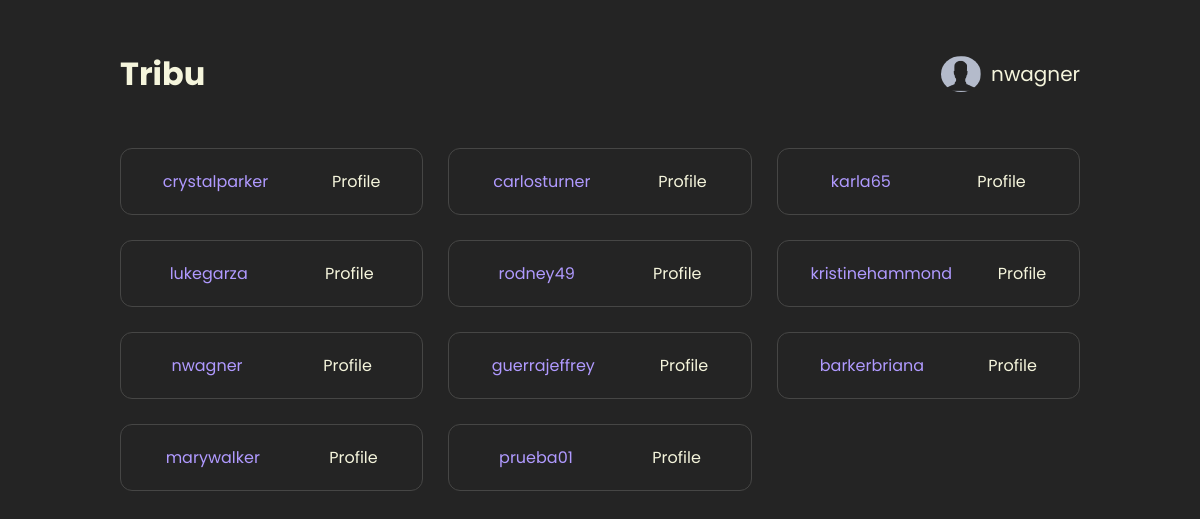
The app's page /users/ (signed in) with its own data.
### users/models.py (models this page shows)
class Profile(models.Model):
    avatar = models.ImageField(upload_to='avatars', default='avatars/noavatar.png')
    bio = models.TextField(blank=True)
    user = models.OneToOneField(
        settings.AUTH_USER_MODEL, related_name='profile', on_delete=models.CASCADE
    )
    def __str__(self):
        return self.user.username
    def get_absolute_url(self):
        return reverse('users:user-detail', args=[self.user])

### users/views.py (the view)
# urls.py: path('', views.user_list, name='user-list'),
@login_required
def user_list(request):
    profiles = Profile.objects.all()
    return render(request, 'users/user/list.html', {'profiles': profiles})

### users/converters.py (called while the page is built)
    def to_url(self, user: User) -> str:
        return user.username

### users/templates/users/user/list.html (shortened to what this page needs)
{% extends 'base.html' %}
{% load static %}
{% block extra_css %}
  <link rel="stylesheet" href="{% static 'css/users.css' %}">
{% endblock %}
{% block content %}
  <ul class='user-container'>
    {% for profile in profiles %}
    <li class='user-info'>
      <p>{{ profile }}</p>
      <a href="{{ profile.get_absolute_url }}">Profile</a>
    </li>
    {% endfor %}
  </ul>
{% endblock %}

### shared/templates/header.html (shortened to what this page needs)
<header>
  <div class="main-header">
    <h1><a href="{% url 'index' %}">Tribu</a></h1>
    <div class="profile-btn">
      <div class="user-box">
        {% if user.is_authenticated %}
        <img
          class="profile-img"
          src="{{ user.profile.avatar.url }}"
          alt="Profile Image"
          >
        {% endif %}
        <p>{{ user }}</p>
      </div>
    </div>
  </div>
</header>

### shared/static/css/base.css (style rules this page uses)
*, *::before, *::after { margin: 0; padding: 0; box-sizing: border-box; }
:root { font-size: 62.5%; }
html, body { font-size: 1.6rem; background-color: #242424; color: #b09aff; width: 80vw; margin: 0 auto; font-family: "Poppins", sans-serif; }
li { list-style: none; }
a { text-decoration: none; color: beige; }
.main-header { display: flex; justify-content: space-between; align-items: center; margin-block: 5rem; }
.profile-img { width: 4rem; border-radius: 50%; }
.profile-btn { position: relative; }

### records on screen
Profile: user.username "crystalparker"
Profile: user.username "carlosturner"
Profile: user.username "karla65"
Profile: user.username "lukegarza"
Profile: user.username "rodney49"
Profile: user.username "kristinehammond"
Profile: user.username "nwagner"
Profile: user.username "guerrajeffrey"
Profile: user.username "barkerbriana"
Profile: user.username "marywalker"
Profile: user.username "prueba01"

### other values on screen
{{ user }} "nwagner"
